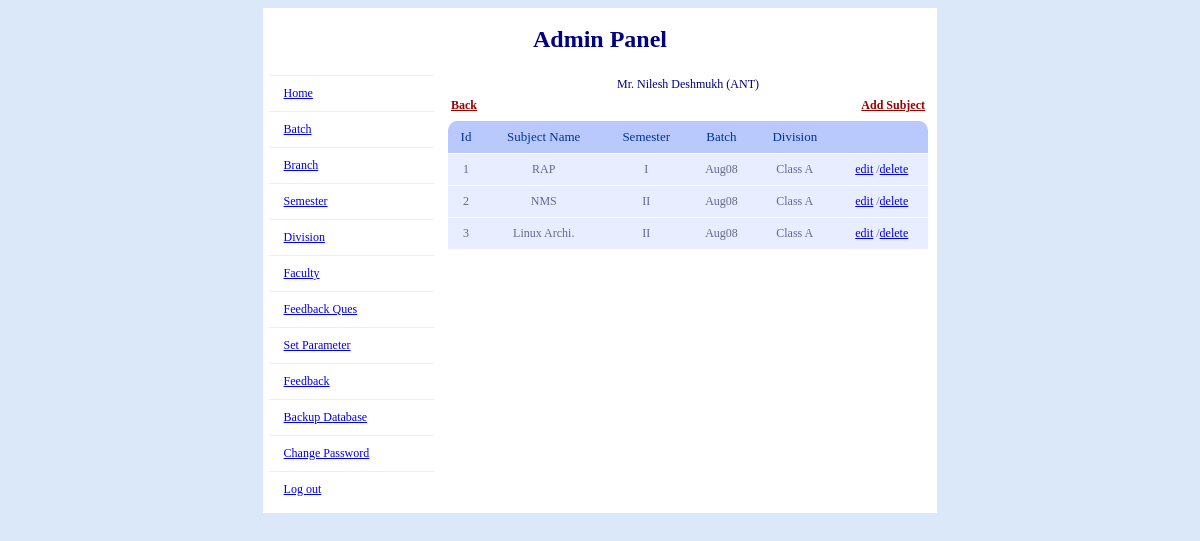
/Source/feedback/admin/subject.php?f_id=1 (signed in), run on the app's committed database.
### tables this page shows
CREATE TABLE IF NOT EXISTS `faculty_master` (
  `f_id` int(20) NOT NULL AUTO_INCREMENT,
  `f_name` varchar(255) NOT NULL,
  `l_name` varchar(255) NOT NULL,
  `b_id` int(20) NOT NULL,
  PRIMARY KEY (`f_id`)
);

CREATE TABLE IF NOT EXISTS `branch_master` (
  `b_id` int(20) NOT NULL AUTO_INCREMENT,
  `b_name` varchar(255) NOT NULL,
  PRIMARY KEY (`b_id`)
);

CREATE TABLE IF NOT EXISTS `subject_master` (
  `sub_id` int(20) NOT NULL AUTO_INCREMENT,
  `sub_name` varchar(255) NOT NULL,
  `sem_id` int(20) NOT NULL,
  `f_id` int(20) NOT NULL,
  `batch_id` int(20) NOT NULL,
  `division_id` int(10) NOT NULL,
  PRIMARY KEY (`sub_id`)
);

CREATE TABLE IF NOT EXISTS `semester_master` (
  `sem_id` int(20) NOT NULL AUTO_INCREMENT,
  `sem_name` varchar(255) NOT NULL,
  PRIMARY KEY (`sem_id`)
);

CREATE TABLE IF NOT EXISTS `batch_master` (
  `batch_id` int(20) NOT NULL AUTO_INCREMENT,
  `batch_name` varchar(255) NOT NULL,
  `feedback_no` int(2) NOT NULL,
  PRIMARY KEY (`batch_id`)
);

CREATE TABLE IF NOT EXISTS `division_master` (
  `id` int(10) NOT NULL AUTO_INCREMENT,
  `division` varchar(20) NOT NULL,
  PRIMARY KEY (`id`)
);

### Source/feedback/admin/includes/common_functions.php (called while the page is built, shortened)
<?php
function branch_name($b_id)
{
	$sel_b="select * from branch_master where b_id=".$b_id;
	$res=mysql_query($sel_b) or die(mysql_error());
	$b_name=mysql_fetch_array($res);
	return $b_name['b_name'];
}
function batch_name($batch_id)
{
	$sel_b="select * from batch_master where batch_id=".$batch_id;
	$res=mysql_query($sel_b) or die(mysql_error());
	$b_name=mysql_fetch_array($res);
	return $b_name['batch_name'];
}
function sem_name($sem_id)
{
	$sel_s="select * from semester_master where sem_id=".$sem_id;
	$res=mysql_query($sel_s) or die(mysql_error());
	$s_name=mysql_fetch_array($res);
	return $s_name['sem_name'];
}
function division_name($division_id)
{
	$sel_s="select * from division_master where  id=".$division_id;
	$res=mysql_query($sel_s) or die(mysql_error());
	$s_name=mysql_fetch_array($res);
	return $s_name['division'];
}
?>

### Source/feedback/admin/subject.php (the view, shortened to what this page needs)
<!DOCTYPE html PUBLIC "-//W3C//DTD XHTML 1.0 Transitional//EN" "http://www.w3.org/TR/xhtml1/DTD/xhtml1-transitional.dtd">
<html xmlns="http://www.w3.org/1999/xhtml">
<head>
<link rel="stylesheet" type="text/css" href="includes/style.css" />
</head>
<body>
<table width="57%" align="center"  border="0" cellpadding="0" cellspacing="1">
<?php include('admin_panel_heading.php'); ?>
<tr>
<td width="22%" >
<? include('left_side.php');?>
</td>
<td width="78%" align="center" valign="top" >
<table align="center" width="100%"><tr><td colspan="3" >
<?
	    $f_result = mysql_query("SELECT * FROM faculty_master  where f_id='".$_GET['f_id']."'");
		$f_myrow = mysql_fetch_array($f_result);
?>
<tr>
	<td align="center"><?php echo $f_myrow['f_name'].'&nbsp;'.$f_myrow['l_name']?>&nbsp;(<?php echo branch_name($f_myrow['b_id'])?>)
	</td>
</table>
<table width="480px">
<tr >
<td align="left" ><a  href="faculty.php" class="button" >Back</a></td>
<td align="right"><a href='add_subject.php?f_id=<?php echo $_GET['f_id']?>' class="button">Add Subject</a></td>
</tr>
</table>
<table width="100%" id="rounded-corner" border="0" align="center" cellpadding="1" cellspacing="0" >
<thead>
<tr>
	<th align="center" scope="col" class="rounded-company">Id</th>
	<th align="center" scope="col" class="rounded-q1">Subject Name</th>
	<th align="center" scope="col" class="rounded-q1">Semester</th>
	<th align="center" scope="col" class="rounded-q1">Batch</th>
	<th align="center" scope="col" class="rounded-q1">Division</th>
	<th align="center" scope="col" class="rounded-q4">&nbsp;</th>
</tr>
</thead>
<?php
        $result = mysql_query("SELECT * FROM subject_master  where f_id='".$_GET['f_id']."' order by batch_id, sem_id, division_id");
		$i=1;
		if(mysql_num_rows($result)>0)
		{
			 while($myrow = mysql_fetch_array($result))
			 {
			   echo '<tr>';
			   echo "<td align=center>".$i."</td>";$i++;
			   echo "<td align=center>".$myrow['sub_name']."</td>";
			   echo "<td align=center>".sem_name($myrow['sem_id'])."</td>";
			   echo "<td align=center>".batch_name($myrow['batch_id'])."</td>";
			   echo "<td align=center>".division_name($myrow['division_id'])."</td>";
			   echo "<td align=center>"."<a href=\"edit_subject.php?sub_id=$myrow[sub_id]\">edit</a> /"."<a href=\"delete_subject.php?sub_id=$myrow[sub_id]&f_id=$myrow[f_id]\">delete</a>"."</td>";
			  echo '</tr>';
			 }
		}
		else
		{
			echo '<tr><td colspan=6 align=center>No record found!</td></tr>';
		}
?>
</table>
</td>
</tr>
</table>
</body>
</html>

### Source/feedback/admin/admin_panel_heading.php
<tr>
<td height="60" colspan="2" align="center">
<p align="center"><b><font size="5">Admin Panel</font></b></p>
</td>
</tr>

### Source/feedback/admin/left_side.php
<table id="one-column-emphasis" align="left" style="vertical-align:top" border="0" cellpadding="1" cellspacing="0">
	<tr ><td><a href="login_success.php">Home</a></td></tr>
	<tr><td><a href="batch.php">Batch</a></td></tr>
	<tr><td><a href="branch.php">Branch</a></td></tr>
	<tr><td><a href="semester.php">Semester</a></td></tr>
	<tr><td><a href="division.php">Division</a></td></tr>
	<tr><td><a href="faculty.php">Faculty</a></td></tr>
	<tr><td><a href="feed_ques.php">Feedback Ques</a></td></tr>
	<tr><td><a href="admin_para.php">Set Parameter</a></td></tr>
	<tr><td><a href="feedback.php">Feedback</a></td></tr>
	<tr><td><a href="backup_db.php">Backup Database</a></td></tr>
	<tr><td><a href="change_passwd.php">Change Password</a></td></tr>
	<tr><td><a href="logout.php">Log out</a></td></tr>
 </table>

### Source/feedback/admin/includes/style.css (style rules this page uses)
body, table, tr, td { font-family:verdana; font-size:12px; background-color:#DBE8F9; color:navy; }
.button { color: #900; font-weight: bold; }
table, tr, td { background-color: #FFF; }
#one-column-emphasis { font-family: "Lucida Sans Unicode", "Lucida Grande", Sans-Serif; font-size: 12px; margin: 5px; width: 165px; text-align: left; border-collapse: collapse; }
#one-column-emphasis td { padding: 10px 15px; color: #669; border-top: 1px solid #e8edff; }
#rounded-corner { font-family: "Lucida Sans Unicode", "Lucida Grande", Sans-Serif; font-size: 12px; margin: 5px; width: 480px; text-align: left; border-collapse: collapse; }
#rounded-corner thead th.rounded-company { background: #b9c9fe url('../images/left.png') left -1px no-repeat; }
#rounded-corner thead th.rounded-q4 { background: #b9c9fe url('../images/right.png') right -1px no-repeat; }
#rounded-corner th { padding: 8px; font-weight: normal; font-size: 13px; color: #039; background: #b9c9fe; }
#rounded-corner td { padding: 8px; background: #e8edff; border-top: 1px solid #fff; color: #669; }

### data on the page
faculty_master: f_name "Mr. Nilesh", l_name "Deshmukh", b.b_name "ANT"
subject_master: sub_name "RAP", sem.sem_name "I", batch.batch_name "Aug08", division.division "Class A"
subject_master: sub_name "NMS", sem.sem_name "II", batch.batch_name "Aug08", division.division "Class A"
subject_master: sub_name "Linux Archi.", sem.sem_name "II", batch.batch_name "Aug08", division.division "Class A"
